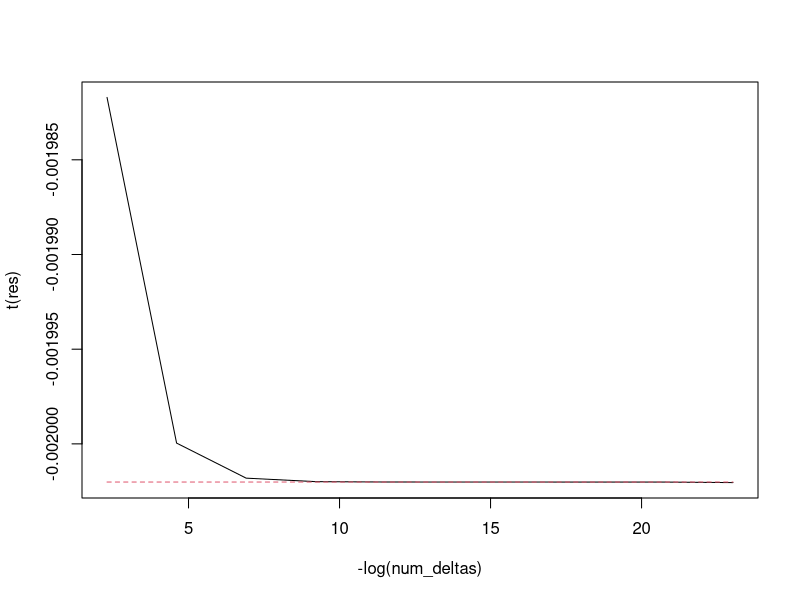

Generate this figure with R:
## check that 
## d/de D_f(Q^e p||Q^e q) = \int [f(p/q) - (p/q)f'(p/q)] (Qq-q) + f'(p/q) (Qp - p)  dx

f <- function(x) {
  ans <- x * log(x)
  ans[x==0] <- 0
  ans
}
f1 <- function(x) 1 + log(x)

sim_delt <- 1e-3
xs <- seq(-5, 5, sim_delt)

f_div <- function(dens_p, dens_q) {
  sim_delt * sum(f(dens_p/dens_q) * dens_q)  
}

formula_rhs <- function(dens_p, dens_q, dens_Qp, dens_Qq) {
  sim_delt * sum(
    (f(dens_p/dens_q) - dens_p/dens_q * f1(dens_p/dens_q)) * (dens_Qq - dens_q) + 
      f1(dens_p/dens_q) * (dens_Qp - dens_p)
  )
}

mu1 <- 0; sigma2_1 <- 1
mu2 <- 0.2; sigma2_2 <- 1

sigma2_Q <- 0.1

dens_p <- dnorm(xs, mean = mu1, sd = sqrt(sigma2_1))
dens_q <- dnorm(xs, mean = mu2, sd = sqrt(sigma2_2))
dens_Qp <- dnorm(xs, mean = mu1, sd = sqrt(sigma2_1 + sigma2_Q))
dens_Qq <- dnorm(xs, mean = mu2, sd = sqrt(sigma2_1 + sigma2_Q))

num_deltas <- 10^(-(1:10))

res <- sapply(num_deltas, function(num_delta) {
  dens_Qdp <- (1-num_delta) * dens_p + num_delta * dens_Qp
  dens_Qdq <- (1-num_delta) * dens_q + num_delta * dens_Qq
  
  f_div(dens_p, dens_q)
  f_div(dens_Qdp, dens_Qdq)
  c((f_div(dens_Qdp, dens_Qdq) - f_div(dens_p, dens_q))/num_delta,
    formula_rhs(dens_p, dens_q, dens_Qp, dens_Qq))
})

matplot(-log(num_deltas), t(res), type = "l")
